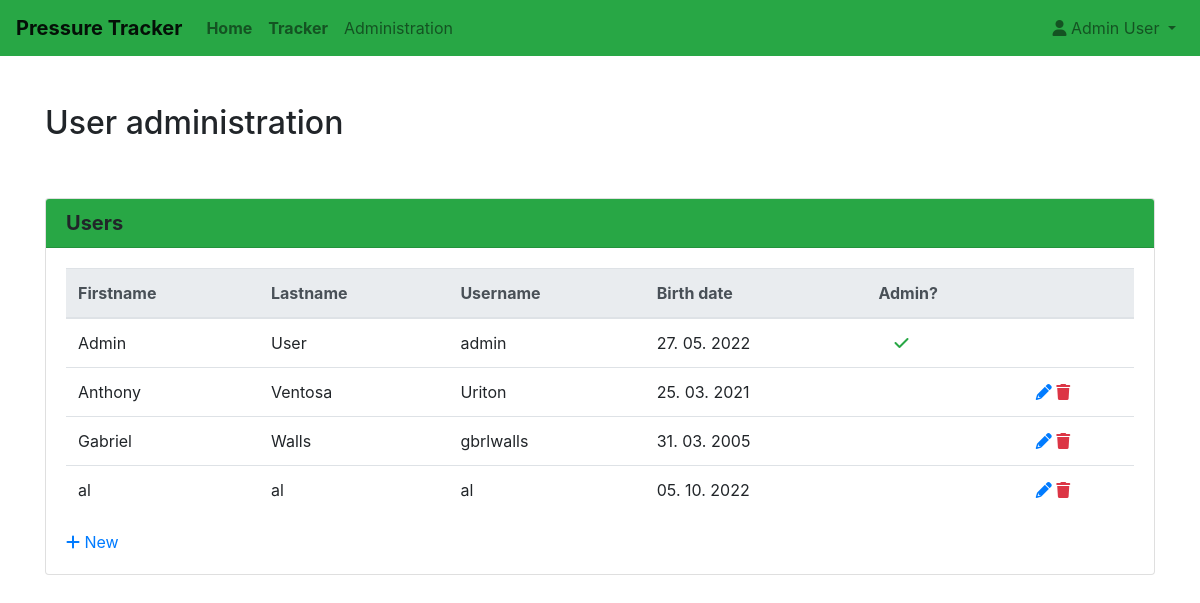
Page /admin (signed in) on the earlier database version.
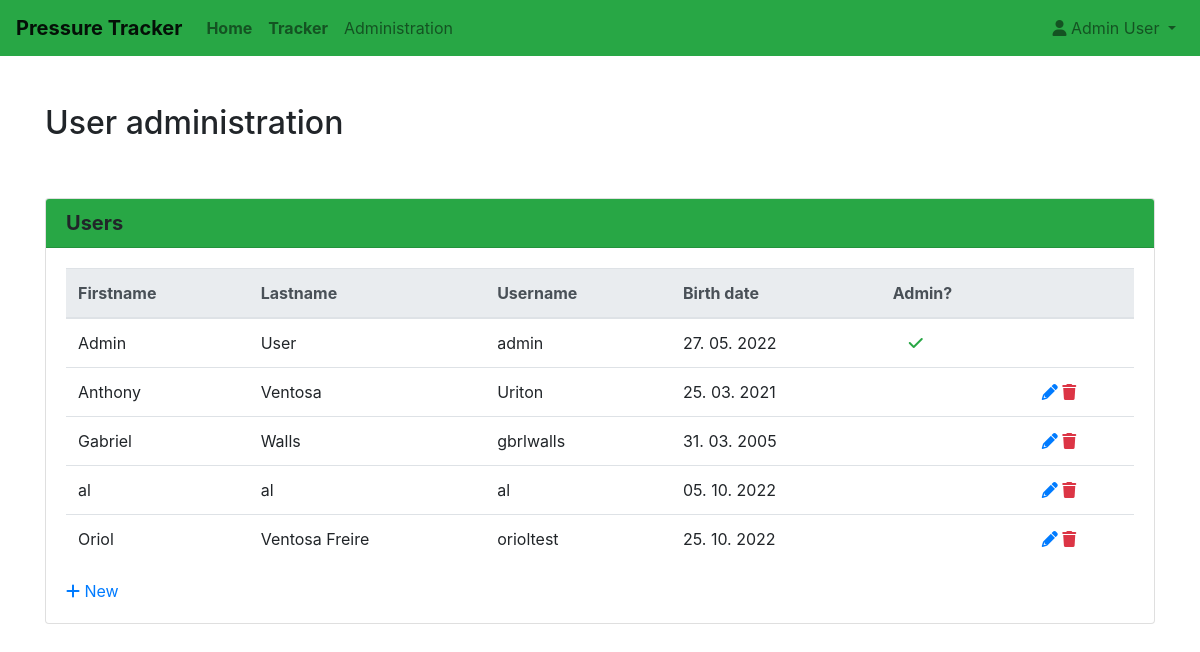
Same page on the later database version.
### app1.py (models this page shows, shortened)
class User(db.Model):
    __tablename__ = 'user'
    id = db.Column(db.Integer, nullable=False, primary_key=True, autoincrement=True)
    firstname = db.Column(db.String, nullable=False)
    lastname = db.Column(db.String, nullable=False)
    username = db.Column(db.String, nullable=False, unique=True)
    password = db.Column(db.String, nullable=False) # Don't forget to MD5 encode it!
    birth_date = db.Column(db.DateTime, nullable=False)
    is_admin = db.Column(db.Boolean, default=False)

### app1.py (the view)
@app.route('/admin', methods=['GET', 'POST'])
def admin():
    if not session or session['loggedin'] == False:
        message = 'You do not have access permission.'
        abort(401, message)
    if session['is_admin'] == False:
        message = 'You are not authorized to access administration section.'
        abort(403, message)
    users = db.session.query(User).all()
    if len(users) == 0:
        users = None
    data = {
        'title': 'User administration',
        'users': users,
    }
    return render_template('admin.html', data=data, user=session)

### templates/admin.html (shortened to what this page needs)
{% extends "base.html" %}
{% block content %}
	<div class="container">
	  <div class="row my-5">
	    <div class="col-12">
		  <h2>{{ data.title }}</h2>
		</div>
	  </div>
      <div class="row my-5">
        <div class="col-12">
		  <div class="card mx-auto">
		    <h5 class="card-header text-black bg-success"><b>Users</b></h5>
			<div class="card-body">
			  {% if data.users %}
			  <table class="table">
			    <thead class="thead-light">
				  <tr>
				    <th>Firstname</th>
				    <th>Lastname</th>
				    <th>Username</th>
				    <th>Birth date</th>
				    <th>Admin?</th>
				    <th></th>
				  </tr>
				</thead>
				<tbody>
			      {% for item in data.users %}
				  <tr>
			        <td>{{ item.firstname }}</td>
			        <td>{{ item.lastname }}</td>
			        <td>{{ item.username }}</td>
			        <td>{{ item.birth_date.strftime('%d. %m. %Y') }}</td>
			        <td>{% if item.is_admin %}<i class="fa-solid fa-check text-success mx-3"></i>{% endif %}</td>
					<td>
					  {% if item.id != 1 %}
					  <a href="/user/edit/{{ item.id }}"><i class="fa-solid fa-pencil"></i></a>
					  <a href="/user/delete/{{ item.id }}" class="text-danger"><i class="fa-solid fa-trash"></i></a>
					  {% endif %}
					</td>
			      </tr>
			      {% endfor %}
			    </tbody>
			  </table>
			  {% else %}
			  <div>No users to display.</div>
			  {% endif %}
			  <div>
			    <a href="/user/add"><i class="fa-solid fa-plus"></i> New</a>
			  </div>
			</div>
		  </div>
		</div>
	  </div>
	</div>
{% endblock %}

### templates/base.html (shortened to what this page needs)
<!DOCTYPE html>
<html>
<head>
	<link rel="stylesheet" href="{{ url_for('static', filename='css/bootstrap.min.css') }}">
	<link rel="stylesheet" href="{{ url_for('static', filename='css/bootstrap-datepicker3.css') }}">
    <link href="{{ url_for('static', filename='css/bootstrap4-toggle.min.css') }}" rel="stylesheet">
	<link rel="stylesheet" href="{{ url_for('static', filename='css/fontawesome-6.1.1.min.css') }}">
</head>
<body>
	<nav class="navbar navbar-expand-lg navbar-light bg-success">
	  <a class="navbar-brand" href="/"><b>Pressure Tracker</b></a>
	  <div class="collapse navbar-collapse" id="navbarSupportedContent">
		<ul class="navbar-nav mr-auto">
		  <li class="nav-item">
			<a class="nav-link" href="/"><b>Home</b></a>
		  </li>
		  <li class="nav-item">
			<a class="nav-link" href="/benchmark"><b>Tracker</b></a>
		  </li>
		  {% if user and user.is_admin %}
		  <li class="nav-item">
			<a class="nav-link" href="/admin">Administration</a>
		  </li>
		  {% endif %}
		</ul>
		<ul class="navbar-nav ml-auto">
		  {% if user and user.loggedin %}
		  <li class="nav-item dropdown">
			<a class="nav-link dropdown-toggle" href="#" id="userMenu" role="button" data-toggle="dropdown" aria-haspopup="true" aria-expanded="false">
			  <span class="fa fa-user"></span> {{ user.firstname }} {{ user.lastname }}
			</a>
		  </li>
		  {% else %}
		  <li class="nav-item">
			<a class="nav-link" href="/login"><b>Sign in</b></a>
		  </li>
		  {% endif %}
		</ul>
	  </div>
	</nav>
	{% block content %}{% endblock%}
</body>
</html>

Differences in the rows shown:
added User: firstname "Oriol", lastname "Ventosa Freire", username "orioltest", birth_date "25. 10. 2022"
